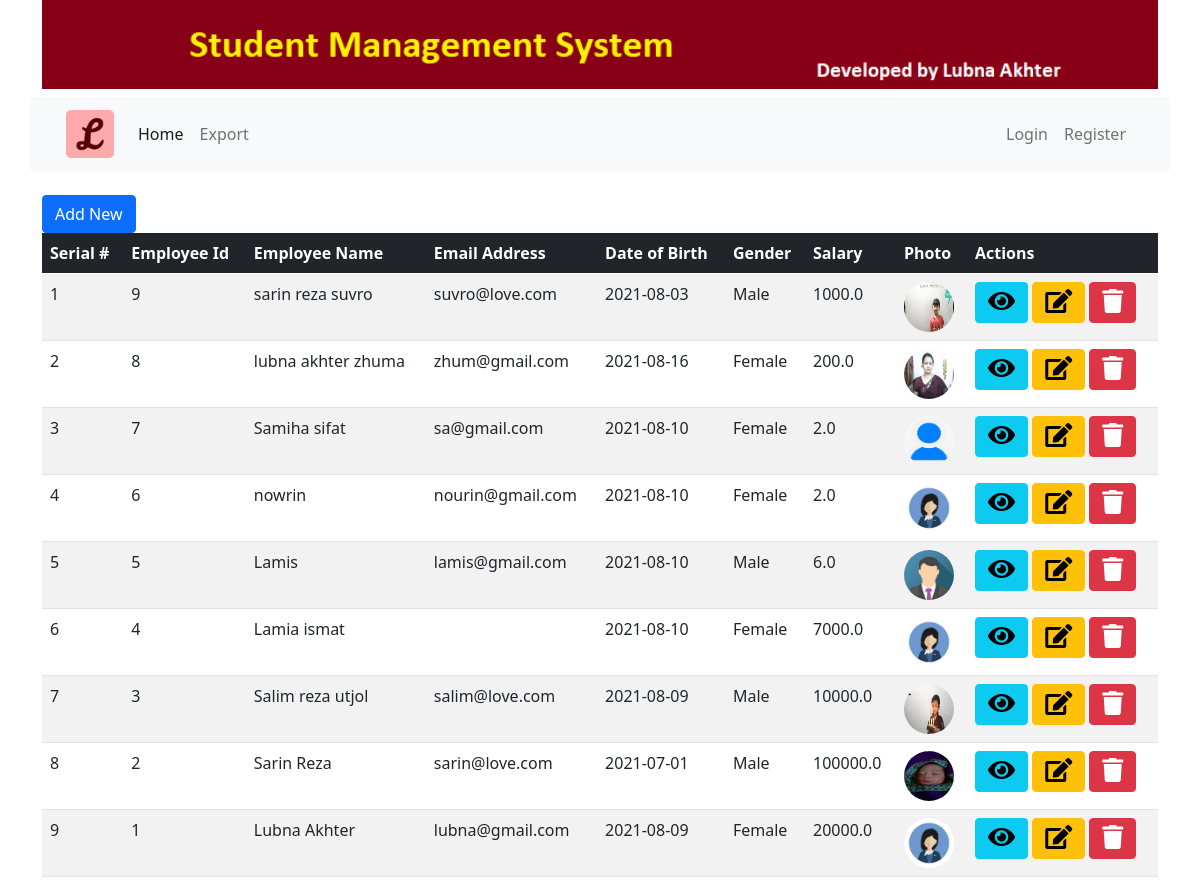
/emp/list/, run on the app's committed database.
### emsapp/models.py (models this page shows)
class Employee(models.Model):
    GENDER_CHOICES = [('Male', 'Male'),('Female', 'Female')]  #[(tuple)], ('Male', 'Male') one for desply one male for value
    id = models.AutoField(primary_key = True)
    name = models.CharField(max_length = 100)
    email = models.EmailField(unique = True, blank = True)
    dob = models.DateField(default = datetime.now, blank = True)
    gender = models.CharField(max_length = 6, choices = GENDER_CHOICES, default = 'Male', )
    salary = models.DecimalField(max_digits = 8, decimal_places = 2, blank = True, null = True)
    photo = models.FileField(upload_to = 'empimage', default = 'empimage/blank.png', blank = True)
    department = models.ForeignKey(Department, on_delete = models.CASCADE)

### emsapp/views.py (the view)
# urls.py: path('list/', views.EmployeeListView.as_view(), name = 'list'),
class EmployeeListView(ListView):
    template_name = 'employee/list.html'
    model = Employee
    queryset  = Employee.objects.order_by('-id')
    def get_context_data(self,**kwargs):
        context = super().get_context_data(**kwargs)
        context['title'] = 'Employee List'
        return context

### templates/employee/list.html (shortened to what this page needs)
{% extends 'base.html' %}
{% block content %}
        <div>
            <div class="well">
                <a href="{% url 'employee:create' %}" class="btn btn-primary">Add New</a>
            </div>
            <table id="myTable" class="table table-striped DataTable">
                <thead>
                    <tr class="table-dark">
                        <th>Serial #</th>
                        <th>Employee Id</th>
                        <th>Employee Name</th>
                        <th>Email Address</th>
                        <th>Date of Birth</th>
                        <th>Gender</th>
                        <th>Salary</th>
                        <th>Photo</th>
                        <th>Actions</th>
                    </tr>
                </thead>
                <tbody>
                    {% for emp in object_list %}
                    <tr>
                        <td>{{ forloop.counter }}</td>
                        <td>{{ emp.id }}</td>
                        <td>{{emp.name}}</td>
                        <td>{{ emp.email }}</td>
                        <td>{{ emp.dob|date:'Y-m-d' }}</td>
                        <td>{{ emp.gender }}</td>
                        <td>{{ emp.salary|floatformat:1 }}</td>
                        <td>
                            <img src="{{ emp.photo.url }}" alt="no image" class="rounded-circle " width="50px"height="50px">
                        </td>
                        <td>
                            <a href="{% url 'employee:details' emp.id %}" class="btn btn-info" title="view"><i class="fa fa-eye" style="font-size:24px"></i></a>
                            <a href="{% url 'employee:edit' emp.id %}" class="btn btn-warning" title="Edit"><i class='fas fa-edit' style='font-size:24px'></i></a>
                            <a href="{% url 'employee:delete' emp.id %}" class="btn btn-danger" title="Delete"><i class="fa fa-trash" style="font-size:24px"></i></a>
                        </td>
                    </tr>
                    {% endfor %}
                </tbody>
            </table>
        </div>
{% endblock %}

### templates/base.html (shortened to what this page needs)
{% load static %}
<!DOCTYPE html>
<html lang="en">
<head>
    <link href="https://cdn.jsdelivr.net/npm/bootstrap@5.0.2/dist/css/bootstrap.min.css" rel="stylesheet">
    <link rel="stylesheet" href="https://cdnjs.cloudflare.com/ajax/libs/font-awesome/5.15.4/css/fontawesome.min.css">
    <link rel="stylesheet" href="https://cdn.datatables.net/1.10.25/css/jquery.dataTables.min.css">
    <link rel="stylesheet" href="https://pro.fontawesome.com/releases/v5.10.0/css/all.css"/>
    <link rel="stylesheet" href="https://cdnjs.cloudflare.com/ajax/libs/bootstrap-datepicker/1.9.0/css/bootstrap-datepicker.min.css" />
</head>
<body>
    {% include 'header.html' %}
    {% include 'nav.html' %}
    <main>
        <div class="container">
            {% block content %}  {% endblock %}
        </div>
    </main>
</body>
</html>

### templates/header.html
{% load static %}
<header>
    <div class="container">
        <div class="row">
            <div>
                <h1>
                    <a href="">
                        <img src="{% static 'images/logo.png'%}" alt="" width="100%" >
                    </a>
                </h1>
            </div>
        </div>
    </div>
</header>

### templates/nav.html (shortened to what this page needs)
{% load static %}
<header>
  <div class="container">
        <div class="row">
            <nav class="navbar navbar-expand-lg navbar-light bg-light">
                <div class="container-fluid">
                  <a class="navbar-brand" href="{% url 'home' %}"><img src="{% static 'images/xyz.ico'%}" alt=""></a>
                  <div class="collapse navbar-collapse" id="navbarSupportedContent">
                    <ul class="navbar-nav me-auto mb-2 mb-lg-0">
                      <li class="nav-item">
                        <a class="nav-link active" aria-current="page" href="{% url 'home' %}">Home</a>
                      </li>
                      <li class="nav-item">
                        <a class="nav-link" href="{% url 'student:export' %}">Export</a>
                      </li>
                    </ul>
                    <ul class="navbar-nav ml-auto">
                      {% if request.user.is_authenticated %}
                      <li class="nav-item">
                        <a href=""class="nav-link">
                          <img src="{{ request.session.profile_pic }}" class="rounded-circle article-img mr-2" width="30px" height= "30px"alt="">
                          Hi !! {{ request.user.username }}</a>
                      </li>
                      <li class="nav-item">
                        <a href="{% url 'student:logout' %}"class="nav-link">Logout</a>
                      </li>
                      {% else %}
                      <li class="nav-item">
                        <a href="{% url 'student:login' %}"class="nav-link">Login</a>
                      </li>
                      <li class="nav-item">
                        <a href="{% url 'student:register' %}"class="nav-link">Register</a>
                      </li>
                      {% endif %}
                    </ul>
                    </div>
                </div>
              </nav>
        </div>
    </div>
</header>
<br>

### data on the page
Employee: id "9", name "sarin reza suvro", email "suvro@love.com", dob "2021-08-03", gender "Male", salary "1000.0", photo (picture)
Employee: id "8", name "lubna akhter zhuma", email "zhum@gmail.com", dob "2021-08-16", gender "Female", salary "200.0", photo (picture)
Employee: id "7", name "Samiha sifat", email "sa@gmail.com", dob "2021-08-10", gender "Female", salary "2.0", photo (placeholder picture)
Employee: id "6", name "nowrin", email "nourin@gmail.com", dob "2021-08-10", gender "Female", salary "2.0", photo (picture)
Employee: id "5", name "Lamis", email "lamis@gmail.com", dob "2021-08-10", gender "Male", salary "6.0", photo (picture)
Employee: id "4", name "Lamia ismat", dob "2021-08-10", gender "Female", salary "7000.0", photo (picture)
Employee: id "3", name "Salim reza utjol", email "salim@love.com", dob "2021-08-09", gender "Male", salary "10000.0", photo (picture)
Employee: id "2", name "Sarin Reza", email "sarin@love.com", dob "2021-07-01", gender "Male", salary "100000.0", photo (picture)
Employee: id "1", name "Lubna Akhter", email "lubna@gmail.com", dob "2021-08-09", gender "Female", salary "20000.0", photo (picture)
